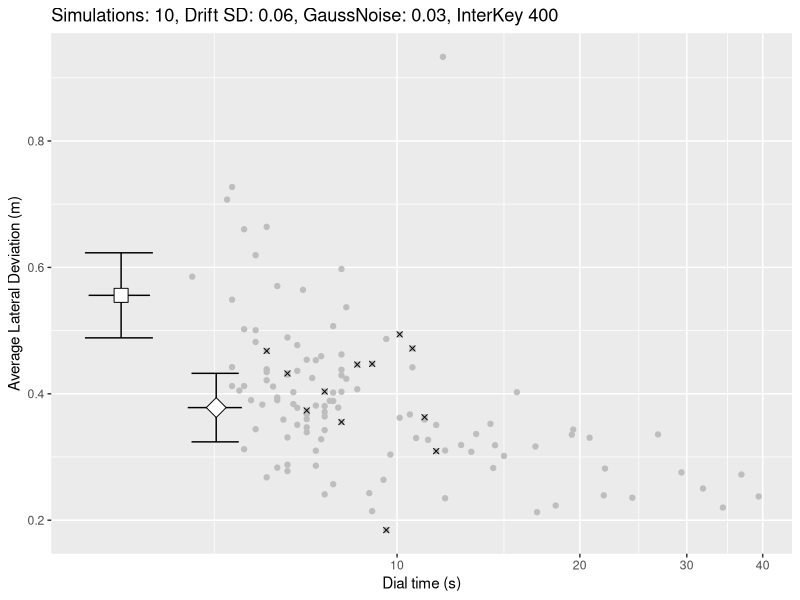

Source code (R): (Note: a time limit stopped this script after it produced the figure.)
## Cognitive Model of dialing while driving task for multiple phone number representations
## Developed by Christian P. Janssen of Utrecht University
## This model is described in more detail in Janssen & Brumby (2010, Cognitive Science)
## However, the model is meant as an exercise in class, so not all components are included (specifically: the part that explores *all* strategies)
## If you use this model, please cite the paper: Janssen, C. P., & Brumby, D. P. (2010). Strategic Adaptation to Performance Objectives in a Dual‐Task Setting. Cognitive Science, 34(8), 1548–1560. http://doi.org/10.1111/j.1551-6709.2010.01124.x

## for questions, please contact Christian P. Janssen: c.p.janssen@uu.nl
## www.cpjanssen.nl


require(gtools)
library(tidyverse)
kpdwld <- read.csv("keyPressDataWithLaneDeviation.csv")



##global parameters


### parameters related to steering
steeringTimeOptions <- c(1,2,3,4,5,6,7,8,9,10,11,12)    #list op options for how many steering corrections can be made each time that attention is paid to steering (of steeringUpdateTime sec each) (this influences the strategy alternatives)
steeringUpdateTime <- 250    #in milliseconds
startingPositionInLane <- 0.27 			#assume that car starts already away from lane centre (in meters)


#parameters for deviations in car drift due the simulator environment: See Janssen & Brumby (2010) page 1555
gaussDeviateMean <- 0
gaussDeviateSD <- 0.06 #0.06 # 0.13

#When the car is actively contorlled, we calculate a value using equation (1) in Janssen & Brumby (2010). However, some noise is added on top of this equation to account for variation in human behavior. See Janssen & Brumby (2010) page 1555. Also see function "updateSteering" on how this function is used
gaussDriveNoiseMean <- 0
gaussDriveNoiseSD <- 0.03 #0.03 # 0.1	#in meter/sec

timeStepPerDriftUpdate <- 50 ### msec: what is the time interval between two updates of lateral position?


maxLateralVelocity <- 1.7	#maximum lateral velocity: what is the maximum that you can steer?
minLateralVelocity <- -1* maxLateralVelocity

startvelocity <- 0 	#a global parameter used to store the lateral velocity of the car


### all times in milliseconds

## times for dialing
#singleTaskKeyPressTimes <- c(400,400,400,400,400,400,400,400,400,400,400)   #digit times needed per keypress at that specific position (note: normalized for chunk retrieval time at digits 1 and 6 --- a retrieval cost would come on top of this)
singleTaskKeyPressTimes <- rep(250, 11)


digitTypeUK <- c("chunk","oth","oth","oth","oth","chunk","oth","oth","oth","oth","oth")  ### is each digit either the start of a chunk or some other digit?


#### parameters related to task switching: see Janssen & Brumby page 1556
chunkRetrievalTime <- 100    ## extra time needed to retrieve first digit of a chunk (100 msec in Janssen & Brumby 2010). This time cost is ALWAYS incurred
stateInformationRetrievalTime <- 100 #time required to retrieved state information if the FIRST digit of a sequence of keypresses is not at chunk boundary (100 in Janssen & Brumby paper). This cost is only incurred when you switch at a position that differs from the chunk boundary
switchCost <- 200      ### Janssen & Brumby 2010: time needed when you switch back to dialing after driving (always incurred when switching)

####### startTime <- 500 	#msec; time before starting to retrieve digit after start of trial (i.e., after car has been driven for a while)


simpleSetOfStrategyVariations <- TRUE		#set to true if only steeringTimeOptions in the form {2,2,2,2,2}, {4,4,4,4,4},etc are used and not {2,4,2,2,4},etc. That is: if a consistent number of digits is dialed each moment when attention is paid to dialing.

giveDetailedOuput <- FALSE  ## how detailed is the output; at the individual keypress level, or average per trial?


### use this function to analyze the human data if you want to
analysisOfHumanData <- function()
{
	### load the relevant data files
	
	
	### calculate the necessary averages and SDs
	

	
}




##new function
runOneTrial <- function(strategy,nrSteeringUpdates,normalPhoneStructure,phoneStringLength,phoneNumber)   #### strategy stores where participant interleaves
{
	
	#first make vector variables to store detailed output of the model. Note that each vector has a starting value
	times <- c(0)  
	events <- c("none")  ### events will log what happens, for example a keypress or nothing at all ("none"). Later these can be used to filter out specific events
	drifts <- c(startingPositionInLane)   ### where does the car start in the lane? At the start of a trial at the startingPositionInLan position
	newVelocity <- startvelocity         ### what is the start velocity of the car?
	
	
	##calculate basic dialing times, to be used later
	dialTimes <- singleTaskKeyPressTimes  ##if there is no interleaving, this is the single-task interkeypress interval time
	
	### at chunk positions: add a chunk retrieval cost time to the dial times, as (assumption) this is a time where you are not paying attention to the driving
	for (chunkPosition in normalPhoneStructure)
	{
		dialTimes[chunkPosition] <- dialTimes[chunkPosition] + chunkRetrievalTime
	}	
		
		
	### now go through the various numbers
	for (digitindex in 1:length(dialTimes))
	{

		### determine dial time, so additional costs can be added later
		locDialTime <- dialTimes[digitindex]
			
			
		if (length(which(strategy== digitindex)))  ### if this is a position where you switch, then switch
		{
			## experience switch cost
			time <- switchCost          #switching between dialing & driving
			times <- updateTimestampslist(times, time)   #### Run a function that determines at what time points a drift update is made. Note that for the first digit, "times" only contains the value 0
			driftOutput <- calculateLaneDrift(drifts[length(drifts)], newVelocity, time)   ### now also calculate the drift for these time intervals
			newVelocity <- driftOutput[1]  ## determine the new velocity
			drifts <- c(drifts,driftOutput[2:length(driftOutput)])   ### add these drifts to the table
			events <- c(events,rep("switch1",(length(driftOutput)-1)))  ### also update the events
			
			### after switching you perform corrective driving. For this we use the "updateSteering" function
			lastDrift <- drifts[length(drifts)]
			steerOutput <- updateSteering(newVelocity,nrSteeringUpdates,lastDrift)
			newVelocity <- steerOutput[1]
			drifts <- c(drifts,steerOutput[2:length(steerOutput)])
			events <- c(events,rep("steer",(length(steerOutput)-1)))
			times <- updateTimestampslist(times,(nrSteeringUpdates* steeringUpdateTime))
			

				
			### now switch back to dialing the number (using the drift parameters for distracted driving). First, you incur some time due to switching from driving to dialing
			time <- switchCost          #first: incur a switch cost for switching between dialing to driving
			times <- updateTimestampslist(times, time)
			driftOutput <- calculateLaneDrift(drifts[length(drifts)], newVelocity, time)
			newVelocity <- driftOutput[1]
			drifts <- c(drifts,driftOutput[2:length(driftOutput)])
			events <- c(events,rep("switch2",(length(driftOutput)-1)))
			
			
			
			
			#### if you are NOT switching at a chunk boundary (i.e., at one of the indexes of normalPhoneStructure), then experience additional retrieval cost. This is again time that you are distracted
			if(length(which(normalPhoneStructure == digitindex)) ==0)
			{
				locDialTime <- locDialTime + stateInformationRetrievalTime
			}	
			
			
			
		}
	
		##now calculate drift for typing a digit (NOTE: this is always done for every digit that is typed, regardless of whether you were retrieving a chunk or not)
		time <- locDialTime
		times <- updateTimestampslist(times, time)
		driftOutput <- calculateLaneDrift(drifts[length(drifts)], newVelocity, time)
		newVelocity <- driftOutput[1]
		drifts <- c(drifts,driftOutput[2:length(driftOutput)])
		events <- c(events,rep("none",(length(driftOutput)-2)))
		events <- c(events,"keypress")
		

		
	}  #end for digit index

	
	table <- data.frame(times,events,drifts)
	
	#with(table[table$events == "keypress",],plot(times,drifts,ylim=c(-2,2)))

	table ### return the table

}





#### Main function to run the code. For example: runAllSimpleStrategies(5,"07854325698") will run 5 simulations for each (simple) strategy on the phone number to the right. The default assumption is that the chunk boundary is between the 5th and 6th digit

runAllSimpleStrategies <- function(nrSimulations,phoneNumber)
{
	
	
	normalPhoneStructure <- c(1,6)  ### indicate at what digit positions a chunk needs to be retrieved (1st and 6th digit)
	phoneStringLength <- 11   ### how many digits does the number have?
	

	### vectors that will contain output of the simulation. These are later used to create 1 table with all values
	keypresses <- c()
	times <- c()
	deviations <- c()
	strats <- c()
	steers <- c()	

	### iterate through all strategies
	## in this simple model we assume that a participant uses a consistent strategy throughout the trial. That is, they only type each time 1 digit, or type 2 digits at a time, or type 3 digits at a time (i.e., all possible ways of 1:phoneStringLength: 1, 2,3,4, ...11)
	for (nrDigitsPerTime in 1: phoneStringLength)
	{
		## quick way of calculating positions to interleave: repeat strategy & multiply with position in vector (e.g., 333*123 = 369 this means: you interleave BEFORE every 3rd digit (333), and there are 3 positions to interleave (1st, 2nd, 3rd, or 123). Therefore you interleave BEFORE digits 3 (3*1), 6 (3*2), and 9 (3*3))
		
		if (nrDigitsPerTime != 11)
		{
			strategy <- rep(nrDigitsPerTime ,floor(phoneStringLength/nrDigitsPerTime))  ### stores at which positions the number is interleaved
			positions <- 1:length(strategy)
			strategy <- strategy * positions
		
			### remove last digit, as driver does not interleave after typing the last digit (they are done with the trial :-)  )
			strategy <- strategy[strategy != phoneStringLength]
		}
		else
		{
			strategy <- c()	
			
		}
		

		locSteerTimeOptions <- steeringTimeOptions
		if (length(strategy) == 0)
		{
			locSteerTimeOptions <- c(0)
		}



		### now run a trial (runOneTrial) for all combinations of how frequently you update the steering when you are steering (locSteerTimeOptions) and for the nuber of simulations that you want to run for each strategy (nrSimulations)
		for (steerTimes in locSteerTimeOptions)
		{
			for (i in 1:nrSimulations)
			{

				### run the simulation and store the output in a table
				locTab <- runOneTrial(strategy, steerTimes,normalPhoneStructure,phoneStringLength,phoneNumber)
	
				##only look at rows where there is a keypress
				locTab <- locTab[locTab$events == "keypress",]
		
				### add the relevant data points to variables that are stored in a final table
				keypresses <- c(keypresses,1:nrow(locTab))
				times <- c(times,locTab$times)
				deviations <- c(deviations,locTab$drifts)
				strats <- c(strats,rep(nrDigitsPerTime,nrow(locTab)))
				steers <- c(steers,rep(steerTimes,nrow(locTab)))
		
			}
		}#end of for steerTimes	

	}##end of for nr strategies
	
	
	### now make a new table based on all the data that was collected
	tableAllSamples <- data.frame(keypresses,times,deviations,strats,steers)
	
	
	#### In the table we collected data for multiple simulations per strategy. Now we want to know the average performane of each strategy.
	#### These aspects are calculated using the "aggregate" function
	
	
	## calculate average deviation at each keypress (keypresses), for each unique strategy variation (strats and steers)
	agrResults <- with(tableAllSamples,aggregate(deviations,list(keypresses=keypresses, strats= strats, steers= steers),mean))
	agrResults$dev <- agrResults$x
	
	
	### also calculate the time interval
	agrResults$times <- with(tableAllSamples,aggregate(times,list(keypresses=keypresses, strats= strats, steers= steers),mean))$x
		
	
	###now calculate mean drift across the trial
	agrResultsMeanDrift <-  with(agrResults,aggregate(dev,list(strats= strats, steers= steers),mean))
	agrResultsMeanDrift$dev <- agrResultsMeanDrift$x
	
	### and mean trial time
	agrResultsMeanDrift$TrialTime <-  with(agrResults[agrResults$keypresses ==11,],aggregate(times,list( strats= strats, steers= steers),mean))$x	
	
	
	#### make a plot that visualizes all the strategies: note that trial time is divided by 1000 to get the time in seconds
	#with(agrResultsMeanDrift,plot(TrialTime/1000,abs(dev),pch=21,bg="dark grey",col="dark grey",log="x",xlab="Dial time (s)",ylab="Average Lateral Deviation (m)"))
	
	
	### give a summary of the data	
	#summary(agrResultsMeanDrift$TrialTime)
	
	agrResultsMeanDriftForPlot <- agrResultsMeanDrift
	agrResultsMeanDriftForPlot$TrialTime <- agrResultsMeanDriftForPlot$TrialTime / 1000
	agrResultsMeanDriftForPlot$dev <- abs(agrResultsMeanDriftForPlot$dev)

	agrResultsMeanDriftForPlot

}

runAllComplexStrategies <- function(nrSimulations,phoneNumber)
{
  
  phoneNrSeq <- seq(1, nchar(phoneNumber) - 1, 1)
  stratCombi <- list()
  stratCombi <- c(stratCombi, 0)
  for(i in 1:length(phoneNrSeq)){
    partialList <- combinations(length(phoneNrSeq), i, phoneNrSeq)
    for(x in 1:nrow(partialList)){
      stratCombi[[length(stratCombi)+1]] <- partialList[x,]
    }
  }
  
  normalPhoneStructure <- c(1,6)  ### indicate at what digit positions a chunk needs to be retrieved (1st and 6th digit)
  phoneStringLength <- 11   ### how many digits does the number have? BAD!!!
  
  
  ### vectors that will contain output of the simulation. These are later used to create 1 table with all values
  keypresses <- c()
  times <- c()
  deviations <- c()
  strats <- c()
  steers <- c()	
  
  ### iterate through all strategies
  ## in this simple model we assume that a participant uses a consistent strategy throughout the trial. That is, they only type each time 1 digit, or type 2 digits at a time, or type 3 digits at a time (i.e., all possible ways of 1:phoneStringLength: 1, 2,3,4, ...11)
  for (strat in stratCombi)
  {
    
    
    locSteerTimeOptions <- steeringTimeOptions
    if (strat[1] == 0)
    {
      locSteerTimeOptions <- c(0)
    }
    
    
    
    ### now run a trial (runOneTrial) for all combinations of how frequently you update the steering when you are steering (locSteerTimeOptions) and for the nuber of simulations that you want to run for each strategy (nrSimulations)
    for (steerTimes in locSteerTimeOptions)
    {
      for (i in 1:nrSimulations)
      {
        
        ### run the simulation and store the output in a table
        locTab <- runOneTrial(strat, steerTimes, normalPhoneStructure, phoneStringLength, phoneNumber)
        
        ##only look at rows where there is a keypress
        locTab <- locTab[locTab$events == "keypress",]
        
        ### add the relevant data points to variables that are stored in a final table
        keypresses <- c(keypresses, 1:nrow(locTab))
        times <- c(times, locTab$times)
        deviations <- c(deviations, locTab$drifts)
        strats <- c(strats, rep(toString(strat), nrow(locTab)))
        steers <- c(steers, rep(steerTimes, nrow(locTab)))
        
      }
    }#end of for steerTimes	
    
  }##end of for nr strategies
  
  
  ### now make a new table based on all the data that was collected
  tableAllSamples <- data.frame(keypresses,times,deviations,strats,steers)
  
  #### In the table we collected data for multiple simulations per strategy. Now we want to know the average performane of each strategy.
  #### These aspects are calculated using the "aggregate" function
  
  
  ## calculate average deviation at each keypress (keypresses), for each unique strategy variation (strats and steers)
  agrResults <- with(tableAllSamples,aggregate(deviations,list(keypresses=keypresses, strats= strats, steers= steers),mean))
  agrResults$dev <- agrResults$x
  
  
  ### also calculate the time interval
  agrResults$times <- with(tableAllSamples,aggregate(times,list(keypresses=keypresses, strats= strats, steers= steers),mean))$x
  
  
  ###now calculate mean drift across the trial
  agrResultsMeanDrift <-  with(agrResults,aggregate(dev,list(strats= strats, steers= steers),mean))
  agrResultsMeanDrift$dev <- agrResultsMeanDrift$x
  
  ### and mean trial time
  agrResultsMeanDrift$TrialTime <-  with(agrResults[agrResults$keypresses ==11,],aggregate(times,list( strats= strats, steers= steers),mean))$x
  
  agrResultsMeanDriftForPlot <- agrResultsMeanDrift
  agrResultsMeanDriftForPlot$TrialTime <- agrResultsMeanDriftForPlot$TrialTime / 1000
  agrResultsMeanDriftForPlot$dev <- abs(agrResultsMeanDriftForPlot$dev)
  # ss <- subset(agrResultsMeanDriftForPlot, strats == "5")
  
  #### make a plot that visualizes all the strategies: note that trial time is divided by 1000 to get the time in seconds
  #with(agrResultsMeanDrift,plot(TrialTime/1000,abs(dev),pch=21,bg="dark grey",col="dark grey",log="x",xlab="Dial time (s)",ylab="Average Lateral Deviation (m)"))
  # 
  # ### give a summary of the data	
  # summary(agrResultsMeanDrift$TrialTime)
  
  agrResultsMeanDriftForPlot
}


# runAllComplexStrategies <- function(nrSimulations,phoneNumber)
# {
#   
#   
#   normalPhoneStructure <- c(1,6)  ### indicate at what digit positions a chunk needs to be retrieved (1st and 6th digit)
#   phoneStringLength <- 11   ### how many digits does the number have?
#   
#   
#   ### vectors that will contain output of the simulation. These are later used to create 1 table with all values
#   keypresses <- c()
#   times <- c()
#   deviations <- c()
#   strats <- c()
#   steers <- c()	
#   
#   ### iterate through all strategies
#   ## in this simple model we assume that a participant uses a consistent strategy throughout the trial. That is, they only type each time 1 digit, or type 2 digits at a time, or type 3 digits at a time (i.e., all possible ways of 1:phoneStringLength: 1, 2,3,4, ...11)
#   for (nrDigitsPerTime in 1: phoneStringLength)
#   {
#     ## quick way of calculating positions to interleave: repeat strategy & multiply with position in vector (e.g., 333*123 = 369 this means: you interleave BEFORE every 3rd digit (333), and there are 3 positions to interleave (1st, 2nd, 3rd, or 123). Therefore you interleave BEFORE digits 3 (3*1), 6 (3*2), and 9 (3*3))
#     
#     if (nrDigitsPerTime != 11)
#     {
#       strategy <- rep(nrDigitsPerTime ,floor(phoneStringLength/nrDigitsPerTime))  ### stores at which positions the number is interleaved
#       positions <- 1:length(strategy)
#       strategy <- strategy * positions
#       
#       ### remove last digit, as driver does not interleave after typing the last digit (they are done with the trial :-)  )
#       strategy <- strategy[strategy != phoneStringLength]
#     }
#     else
#     {
#       strategy <- c()	
#       
#     }
#     
#     
#     locSteerTimeOptions <- steeringTimeOptions
#     if (length(strategy) == 0)
#     {
#       locSteerTimeOptions <- c(0)
#     }
#     
#     
#     
#     ### now run a trial (runOneTrial) for all combinations of how frequently you update the steering when you are steering (locSteerTimeOptions) and for the nuber of simulations that you want to run for each strategy (nrSimulations)
#     for (steerTimes in locSteerTimeOptions)
#     {
#       for (i in 1:nrSimulations)
#       {
#         
#         ### run the simulation and store the output in a table
#         locTab <- runOneTrial(strategy, steerTimes,normalPhoneStructure,phoneStringLength,phoneNumber)
#         
#         ##only look at rows where there is a keypress
#         locTab <- locTab[locTab$events == "keypress",]
#         
#         ### add the relevant data points to variables that are stored in a final table
#         keypresses <- c(keypresses,1:nrow(locTab))
#         times <- c(times,locTab$times)
#         deviations <- c(deviations,locTab$drifts)
#         strats <- c(strats,rep(nrDigitsPerTime,nrow(locTab)))
#         steers <- c(steers,rep(steerTimes,nrow(locTab)))
#         
#       }
#     }#end of for steerTimes	
#     
#   }##end of for nr strategies
#   
#   
#   ### now make a new table based on all the data that was collected
#   tableAllSamples <- data.frame(keypresses,times,deviations,strats,steers)
#   
#   
#   #### In the table we collected data for multiple simulations per strategy. Now we want to know the average performane of each strategy.
#   #### These aspects are calculated using the "aggregate" function
#   
#   
#   ## calculate average deviation at each keypress (keypresses), for each unique strategy variation (strats and steers)
#   agrResults <- with(tableAllSamples,aggregate(deviations,list(keypresses=keypresses, strats= strats, steers= steers),mean))
#   agrResults$dev <- agrResults$x
#   
#   
#   ### also calculate the time interval
#   agrResults$times <- with(tableAllSamples,aggregate(times,list(keypresses=keypresses, strats= strats, steers= steers),mean))$x
#   
#   
#   ###now calculate mean drift across the trial
#   agrResultsMeanDrift <-  with(agrResults,aggregate(dev,list(strats= strats, steers= steers),mean))
#   agrResultsMeanDrift$dev <- agrResultsMeanDrift$x
#   
#   ### and mean trial time
#   agrResultsMeanDrift$TrialTime <-  with(agrResults[agrResults$keypresses ==11,],aggregate(times,list( strats= strats, steers= steers),mean))$x	
#   
#   
#   #### make a plot that visualizes all the strategies: note that trial time is divided by 1000 to get the time in seconds
#   with(agrResultsMeanDrift,plot(TrialTime/1000,abs(dev),pch=21,bg="dark grey",col="dark grey",log="x",xlab="Dial time (s)",ylab="Average Lateral Deviation (m)"))
#   
#   
#   ### give a summary of the data	
#   summary(agrResultsMeanDrift$TrialTime)
#   
# }






	
### function that generates the points at which car data should be collected (specifically: if you know that a keypress happens after a specific time, then find out at what points a drift update occurs, this depends on the ength of "timeStepPerDriftUpdate" (50 msec by default))	
updateTimestampslist <- function(timestampsList, totalTime)
{
	lastTime <- timestampsList[length(timestampsList)]
	newTimes <- cumsum(c(lastTime,rep(timeStepPerDriftUpdate ,trunc(totalTime/timeStepPerDriftUpdate))))[-1]
		
	timestampsList <- c(timestampsList, newTimes)
		
	if (totalTime%%timeStepPerDriftUpdate > 0)
	{
		newTime <- timestampsList[length(timestampsList)] + totalTime%%timeStepPerDriftUpdate
		timestampsList <- c(timestampsList, newTime)
	}
	timestampsList
	
}
	
	
	
	
	
	
	
	
### This function calculates how much the car drifts during episodes where the driver/model is not actively driving
calculateLaneDrift <- function(startPositionOfDrift, startVelocityOfDrift, driftTimeInMilliSeconds)
{
	laneDriftList <- c()  ### keep a list of lane positions
	#locVelocity <- velocity	#velocity is a global variable
	
	locVelocity <- startVelocityOfDrift
	
	lastLaneDrift <- startPositionOfDrift
	
	
	for (i in 1:(trunc(driftTimeInMilliSeconds/timeStepPerDriftUpdate)))
	{
		locVelocity <- locVelocity + rnorm(1,gaussDeviateMean,gaussDeviateSD)
		
		### make sure velocity is not higher than max
		locVelocity <- velocityCheck(locVelocity)
				
		lastLaneDrift <- lastLaneDrift + locVelocity* timeStepPerDriftUpdate / 1000     #velocity is in m/second
				
		
		
		#laneDriftList <- c(laneDriftList, lastLaneDrift)
		laneDriftList <- c(laneDriftList, abs(lastLaneDrift))    ### only absolute values
		
	}
	

	
	#now do drift for last few milliseconds (using modulo function)
	locVelocity <-locVelocity + rnorm(1,gaussDeviateMean,gaussDeviateSD)
	### make sure velocity is not higher than max
	locVelocity <- velocityCheck(locVelocity)
	
	if (driftTimeInMilliSeconds%% timeStepPerDriftUpdate > 0)
	{
	
		lastLaneDrift <- lastLaneDrift + locVelocity*(driftTimeInMilliSeconds%% timeStepPerDriftUpdate)/1000
		
		
		#laneDriftList <- c(laneDriftList, lastLaneDrift)
		laneDriftList <- c(laneDriftList, abs(lastLaneDrift))  ### only absolute values
		
	}
	#velocity <<- locVelocity
	#laneDrift

	returnValues <- c(locVelocity, laneDriftList) 
	returnValues
}





##calculates if the car is not accelerating more than it should (maxLateralVelocity) or less than it should (minLateralVelocity)
velocityCheck <- function(localVelocity)
{
	localVelocity <- min(localVelocity, maxLateralVelocity)
	localVelocity <- max(localVelocity, minLateralVelocity)
	
	localVelocity
	
}


##calculates if the car is not accelerating more than it should (maxLateralVelocity) or less than it should (minLateralVelocity)  (done for a vector of numbers)
velocityCheckForVectors <- function(velocityVectors)
{
	
	velocityVectors[which(velocityVectors > maxLateralVelocity)] <- maxLateralVelocity
	velocityVectors[which(velocityVectors < minLateralVelocity)] <- minLateralVelocity
	
	velocityVectors
	
}




### this function is used to update the velocity (and in effect lateral lane position) when the driver/model is actively driving
updateSteering <- function(velocity,nrUpdates,startPosLane)
{
	locDrifts <- c()
	
	localVelocity <- velocity
	
	for (steers in 1: nrUpdates)
	{
		localLanePos <- startPosLane
		
		if (steers > 1)
		{
			localLanePos <- locDrifts[length(locDrifts)]
		}
		
		
		### update direction every 250 milliseconds. Following equation (1) in Janssen & Brumby (2010)
		updateVelocity <- 0.2617 * localLanePos ^2 + 0.0233* localLanePos - 0.022  #velocity in meter/sec
		updateVelocity <- updateVelocity + rnorm(1, gaussDriveNoiseMean, gaussDriveNoiseSD)    ### a noise value is added for driving (only done once)
		updateVelocity <- velocityCheck(updateVelocity)
		
		###calculate updates locally (i.e., add some noise to updateVelocity, but do not make it transfer to other values)
		## calculate using cumsum to save computer time :-)

		nrUpdatesOf50Msec <- steeringUpdateTime/timeStepPerDriftUpdate
		velocityVector <- rnorm(nrUpdatesOf50Msec,(updateVelocity + gaussDeviateMean), gaussDeviateSD)
		velocityVector  <- velocityCheckForVectors(velocityVector)

		
		directionUpdates <- -1 * velocityVector * 0.050    ##only driving for 0.050 seconds
		newDrifts <- cumsum(c(localLanePos, directionUpdates))
		newDrifts  <- newDrifts[2:length(newDrifts)]
		
		locDrifts <- c(locDrifts , abs(newDrifts))   #### only absolute values
					
	}
	returnValues <- c(updateVelocity,locDrifts)
	
	
}

humanData1 <- kpdwld %>% 
  
  filter(phoneNrLengthAfterKeyPress %in% c(1: 11), 
         typingErrorMadeOnTrial == 0,
         partOfExperiment == "dualSteerFocus" | partOfExperiment == "dualDialFocus") %>% 
  
  mutate(lanePosition = abs(lanePosition), 
         Type = ifelse(partOfExperiment == "dualSteerFocus", "Steering-focus", "Dialing-focus")) %>% 
  
  group_by(Type) %>% 
  
  summarise(laneDeviation = mean(lanePosition, na.rm = TRUE),
            seLanePos = sd(lanePosition, na.rm = TRUE) / sqrt(50))


humanData2 <- kpdwld %>% 
  
  filter(phoneNrLengthAfterKeyPress == 11, 
         typingErrorMadeOnTrial == 0,
         partOfExperiment == "dualSteerFocus" | partOfExperiment == "dualDialFocus") %>% 
  
  mutate(lanePosition = abs(lanePosition), 
         Type = ifelse(partOfExperiment == "dualSteerFocus", "Steering-focus", "Dialing-focus")) %>% 
  
  group_by(Type) %>% 
  
  summarise(dialingTime = mean(timeRelativeToTrialStart, na.rm = TRUE) / 1000,
            seDialTime = sd(timeRelativeToTrialStart / 1000, na.rm = TRUE) / sqrt(12))

humanData <- cbind.data.frame(humanData1, subset(humanData2, select = c(dialingTime, seDialTime)))

dialingFocusData <- humanData %>% 
  filter(Type == "Dialing-focus")
saveRDS(dialingFocusData, "dialingFocusData.Rda")

steeringFocusData <- humanData %>% 
  filter(Type == "Steering-focus")
saveRDS(steeringFocusData, "steeringFocusData.Rda")


combies <- data.frame(
  sd = c(0.06, 0.06, 0.06, 0.06, 0.13, 0.13, 0.13, 0.13),
  gauss = c(0.03, 0.03, 0.03, 0.03, 0.1, 0.1, 0.1, 0.1),
  interkey = c(400, 400, 250, 250, 400, 400, 250, 250),
  sims = c(10, 200, 10, 200, 10, 200, 10, 200)
)

for(i in 1:nrow(combies)){
  
  row <- combies[i,]
  
  gaussDeviateSD <- row$sd
  gaussDriveNoiseSD <- row$gauss
  singleTaskKeyPressTimes <- rep(row$interkey, 11)
  
  plotframe <- runAllSimpleStrategies(row$sims, 12345678909)#readRDS("50sim.Rda")#runAllComplexStrategies(1, 12345678909)
  
  ss <- subset(plotframe, strats == "5")
  
  ggp <- ggplot(data = plotframe) + 
    geom_point(mapping = aes(x = TrialTime, y = dev), color = "grey") + 
    geom_point(data = ss, mapping = aes(x = TrialTime, y = dev), color = "black", shape = 4) +
    geom_segment(data = dialingFocusData, mapping =
                      aes(x = dialingTime - seDialTime,
                          y = laneDeviation,
                          xend = dialingTime + seDialTime,
                          yend = laneDeviation)) +
    geom_errorbar(data = dialingFocusData, mapping =
                      aes(x = dialingTime,
                          ymin = laneDeviation - seLanePos,
                          ymax = laneDeviation + seLanePos)) +
    geom_segment(data = steeringFocusData, mapping =
                   aes(x = dialingTime - seDialTime,
                       y = laneDeviation,
                       xend = dialingTime + seDialTime,
                       yend = laneDeviation)) +
    geom_errorbar(data = steeringFocusData, mapping =
                      aes(x = dialingTime,
                          ymin = laneDeviation - seLanePos,
                          ymax = laneDeviation + seLanePos)) +
    geom_point(data = dialingFocusData, mapping = aes(x = dialingTime, y = laneDeviation), shape = 22, size = 5, fill = "white") +
    geom_point(data = steeringFocusData, mapping = aes(x = dialingTime, y = laneDeviation), shape = 23, size = 5, fill = "white") +
    coord_trans(x = "log10") + 
    labs(
      title = sprintf("Simulations: %s, Drift SD: %s, GaussNoise: %s, InterKey %s", row$sims, row$sd, row$gauss, row$interkey), 
      x="Dial time (s)", 
      y="Average Lateral Deviation (m)")
  
  ggsave(sprintf("ss%ssd%sik%s.png", row$sims, row$sd * 100, row$interkey), plot = ggp)
  saveRDS(plotframe, sprintf("plotDatass%ssd%sik%s.Rda", row$sims, row$sd * 100, row$interkey))
}
